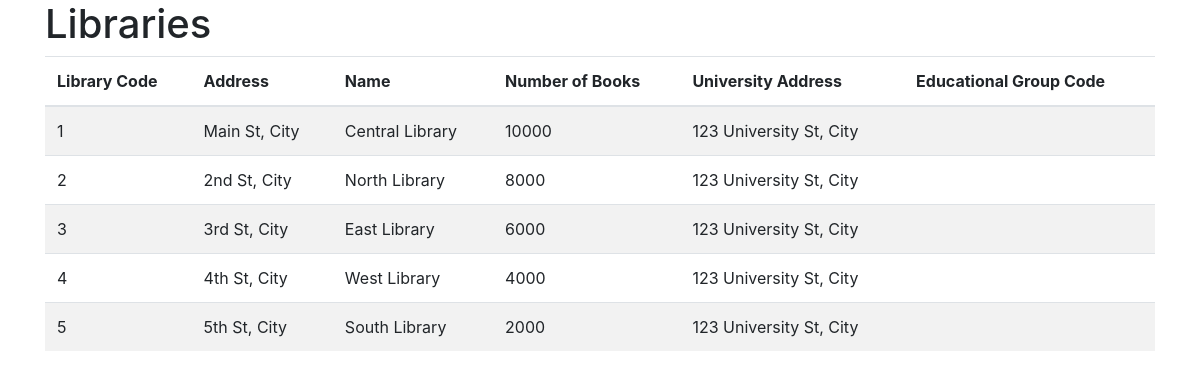
/libraries, run on the app's committed database.
### tables this page shows
CREATE TABLE library (
                    library_code INTEGER PRIMARY KEY,
                    address TEXT,
                    name TEXT,
                    number_of_books INTEGER,
                    university_address TEXT,
                    employee_code INTEGER);

### app.py (the view)
@app.route('/libraries', methods=['GET'])
def get_libraries():
    try:
        conn = get_db_connection()
        libraries = conn.execute('SELECT * FROM library').fetchall()
        conn.close()
        app.logger.info(f'Retrieved {len(libraries)} libraries')
        return render_template('libraries.html', libraries=libraries)
    except Exception as e:
        app.logger.error(f'Error retrieving libraries: {str(e)}')
        return f'Error: {str(e)}', 500

### app.py (called while the page is built)
def get_db_connection():
    conn = sqlite3.connect('university.db')
    conn.row_factory = sqlite3.Row
    return conn

### templates/libraries.html (shortened to what this page needs)
<!DOCTYPE html>
<html>
<head>
    <link rel="stylesheet" href="https://stackpath.bootstrapcdn.com/bootstrap/4.3.1/css/bootstrap.min.css">
</head>
<body>
    <div class="container">
        <h1>Libraries</h1>
        <table class="table table-striped">
            <thead>
                <tr>
                    <th>Library Code</th>
                    <th>Address</th>
                    <th>Name</th>
                    <th>Number of Books</th>
                    <th>University Address</th>
                    <th>Educational Group Code</th>
                </tr>
            </thead>
            <tbody>
                {% for library in libraries %}
                <tr>
                    <td>{{ library.library_code }}</td>
                    <td>{{ library.address }}</td>
                    <td>{{ library.name }}</td>
                    <td>{{ library.number_of_books }}</td>
                    <td>{{ library.university_address }}</td>
                    <td>{{ library.educational_group_code }}</td>
                </tr>
                {% endfor %}
            </tbody>
        </table>
    </div>
</body>
</html>

### data on the page
library: library_code "1", address "Main St, City", name "Central Library", number_of_books "10000", university_address "123 University St, City"
library: library_code "2", address "2nd St, City", name "North Library", number_of_books "8000", university_address "123 University St, City"
library: library_code "3", address "3rd St, City", name "East Library", number_of_books "6000", university_address "123 University St, City"
library: library_code "4", address "4th St, City", name "West Library", number_of_books "4000", university_address "123 University St, City"
library: library_code "5", address "5th St, City", name "South Library", number_of_books "2000", university_address "123 University St, City"
